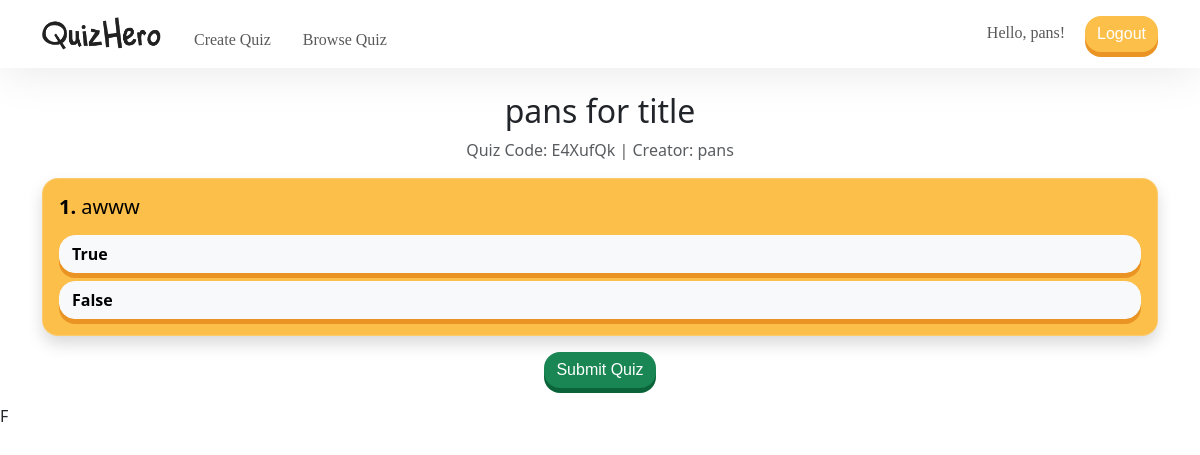
Screenshot of /answerQuiz.php?code_for_quiz=E4XufQk (signed in) with the database file from the repository.
### tables this page shows
CREATE TABLE `quizlisttable` (
  `code` varchar(7) NOT NULL,
  `title` varchar(255) NOT NULL,
  `thumbnail` varchar(255) NOT NULL,
  `accessibility` varchar(8) NOT NULL,
  `creator` varchar(255) NOT NULL,
  `views` int(11) DEFAULT 0
);

CREATE TABLE `questions` (
  `qid` int(11) NOT NULL,
  `quizcode` varchar(7) NOT NULL,
  `question` text NOT NULL,
  `questiontype` text NOT NULL,
  `answer` text NOT NULL,
  `choiceA` text NOT NULL,
  `choiceB` text NOT NULL,
  `choiceC` text NOT NULL,
  `choiceD` text NOT NULL
);

### answerQuiz.php (the view, shortened to what this page needs)
<?php
include "assets/php/dbh_quiz.inc.php";
require('assets/php/head.inc.php');
include('assets/php/navbar.inc.php');
?>
<!DOCTYPE html>
<html lang="en">
<head>
</head>
<body>
    <?php
    if (isset($_GET['code_for_quiz'])) {
        $quizCode = htmlspecialchars($_GET['code_for_quiz']);
        $fetchSql = "SELECT * FROM quizlisttable WHERE code = ?";
        $fetchStmt = $pdo->prepare($fetchSql);
        $fetchStmt->execute([$quizCode]);
        $quizDetails = $fetchStmt->fetch(PDO::FETCH_ASSOC);
        if ($quizDetails) {
            $fetchSql = "SELECT * FROM `questions` WHERE quizcode = ?";
            $fetchStmt = $pdo->prepare($fetchSql);
            $fetchStmt->execute([$quizCode]);
            $allQuestions = $fetchStmt->fetchAll(PDO::FETCH_ASSOC);
            shuffle($allQuestions);
            echo '<div class="container text-center mt-4">';
            echo '<h2 class="text-dark">' . htmlspecialchars($quizDetails['title']) . '</h2>';
            echo '<p class="text-muted">Quiz Code: ' . htmlspecialchars($quizDetails['code']) . ' | Creator: ' . htmlspecialchars($quizDetails['creator']) . '</p>';
            echo '</div>';
            $questionNumber = 1;
            foreach ($allQuestions as $question) {
                $fontStyle = isset($question['fontstyle']) ? 'font-family: ' . $question['fontstyle'] . ';' : '';
                $fontColor = isset($question['fontcolor']) ? 'color: ' . $question['fontcolor'] . ' !important;' : '';
                $choices = array($question['choiceA'], $question['choiceB'], $question['choiceC'], $question['choiceD']);
                shuffle($choices);
                echo '<div class="container ms-auto me-auto">';
                echo '<div class="rounded p-3 mt-3 shadow shadow-4 border border-light text-light container-fluid" style="--bs-bg-opacity: .2; --bs-border-opacity: .2; --bs-text-opacity: .70; background-color: #FCBF49;">';
                echo '<h5 style="color: black; ' . $fontStyle . '"><strong>' . $questionNumber . '.</strong> ' . $question['question'] . '</h5>';
                if ($question['questiontype'] == "MCQ") {
                    echo '<div style="color: black;">';
                    echo '<button type="button" class="btn btn-light mt-2 text-start font-weight-bold choice-button" onclick="selectChoice(' . $question['qid'] . ', \'A\')" style="width: 100%; box-shadow: 0px 5px 0px 0px rgb(234, 148, 36); border-radius: 16px; ' . $fontColor . '" name="answer[' . $question['qid'] . ']" value="A"><strong>' . $choices[0] . '</strong></button><br>';
                    echo '<button type="button" class="btn btn-light mt-2 text-start font-weight-bold choice-button" onclick="selectChoice(' . $question['qid'] . ', \'B\')" style="width: 100%; box-shadow: 0px 5px 0px 0px rgb(234, 148, 36); border-radius: 16px; ' . $fontColor . '" name="answer[' . $question['qid'] . ']" value="B"><strong>' . $choices[1] . '</strong></button><br>';
                    echo '<button type="button" class="btn btn-light mt-2 text-start font-weight-bold choice-button" onclick="selectChoice(' . $question['qid'] . ', \'C\')" style="width: 100%; box-shadow: 0px 5px 0px 0px rgb(234, 148, 36); border-radius: 16px; ' . $fontColor . '" name="answer[' . $question['qid'] . ']" value="C"><strong>' . $choices[2] . '</strong></button><br>';
                    echo '<button type="button" class="btn btn-light mt-2 text-start font-weight-bold choice-button" onclick="selectChoice(' . $question['qid'] . ', \'D\')" style="width: 100%; box-shadow: 0px 5px 0px 0px rgb(234, 148, 36); border-radius: 16px; ' . $fontColor . '" name="answer[' . $question['qid'] . ']" value="D"><strong>' . $choices[3] . '</strong></button><br>';
                    echo '</div>';
                } elseif ($question['questiontype'] == "TOF") {
                    echo '<div style="color: black;">';
                    echo '<button type="button" class="btn btn-light mt-2 text-start font-weight-bold choice-button" onclick="selectChoice(' . $question['qid'] . ', \'True\')" style="width: 100%; box-shadow: 0px 5px 0px 0px rgb(234, 148, 36); border-radius: 16px; ' . $fontColor . '" name="answer[' . $question['qid'] . ']" value="True"><strong>True</strong></button><br>';
                    echo '<button type="button" class="btn btn-light mt-2 text-start font-weight-bold choice-button" onclick="selectChoice(' . $question['qid'] . ', \'False\')" style="width: 100%; box-shadow: 0px 5px 0px 0px rgb(234, 148, 36); border-radius: 16px; ' . $fontColor . '" name="answer[' . $question['qid'] . ']" value="False"><strong>False</strong></button><br>';
                    echo '</div>';
                }
                echo '</div>';
                echo '</div>';
                $questionNumber++;
            }
        } else {
            echo 'Quiz not found.';
            exit;
        }
    }
    ?>
    <form id="quizForm" action="submit_quiz.php" method="post" onsubmit="return checkUnansweredQuestions();">
        <div class="d-grid gap-2 d-md-flex justify-content-center mt-3">
            <button class="btn btn-success text-light border-dark btn-md btn-submit-quiz" type="button"
                data-toggle="modal" data-target="#modalSubmitQuiz">Submit Quiz</button>
        </div>
    </form>
    F
    <?php require('assets/php/footer.inc.php'); ?>

### assets/css/style.css (style rules this page uses)
.btn-success { background-color: #198653; color: white !important; border: none; box-shadow: 0px 5px 0px 0px rgb(11, 99, 58); border-radius: 16px; transition: box-shadow 0.3s ease; font-family: 'MoonBold', sans-serif; }
.rounded { border-radius: 16px !important; }
.bg-light { background-color: #FFFFFF !important; }
.btn-light { color: #000000 !important; }

### rows the page displays
quizlisttable: title "pans for title", code "E4XufQk", creator "pans"
questions: question "awww"

### other values shown
$_SESSION['username'] "pans"
